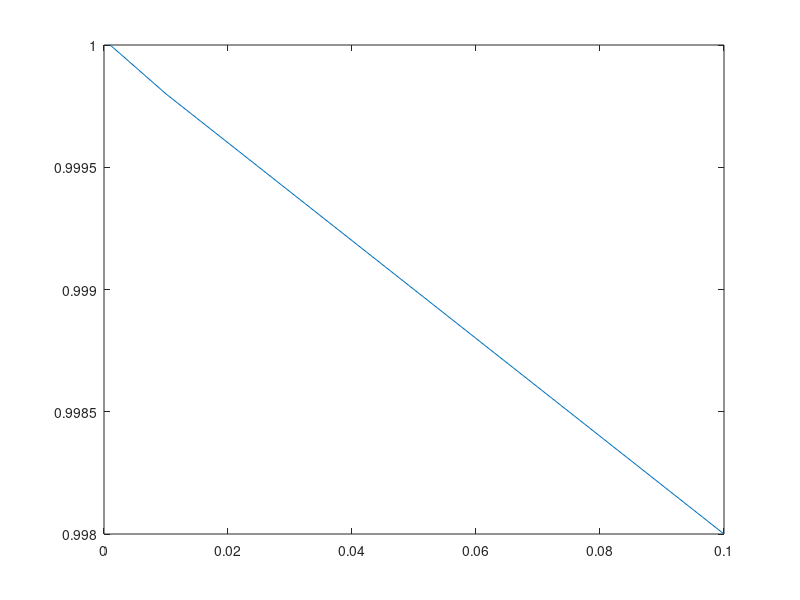

The MATLAB script that drew this image:
clear all
close all
clc
A=[-0.02];
B=[0.001];
C=[1];
D=0;
sys=ss(A,B,C,D)
sysd=c2d(sys,0.01)
abs(sysd.A)
Ts=[0.1 0.01 0.001]
E=[0.998 0.9998 1]
plot(Ts,E)
